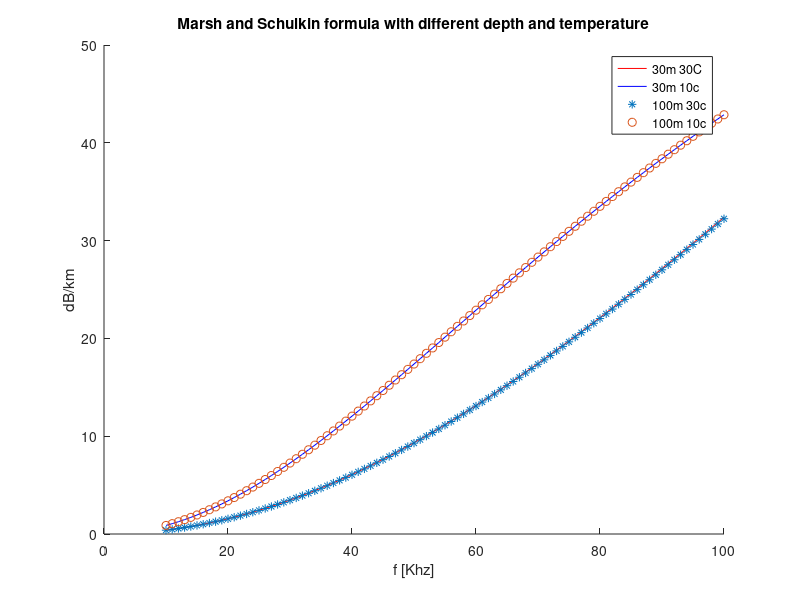
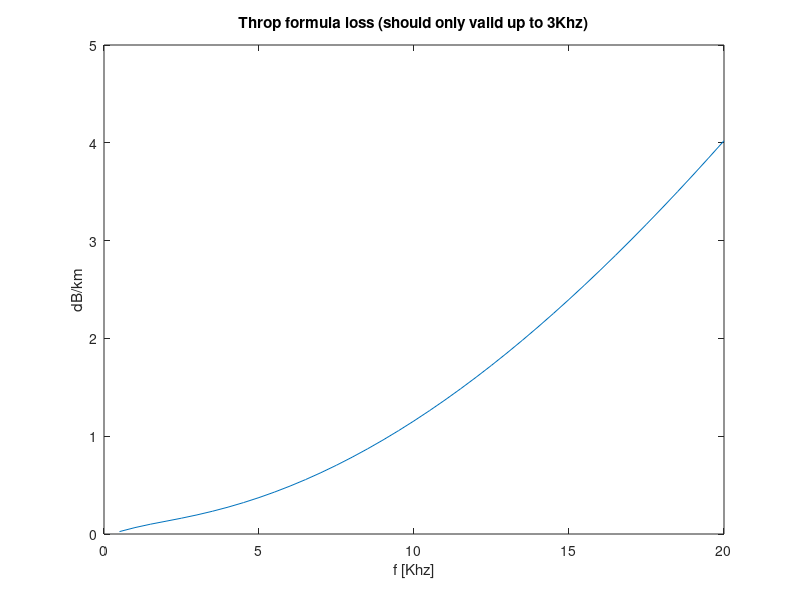
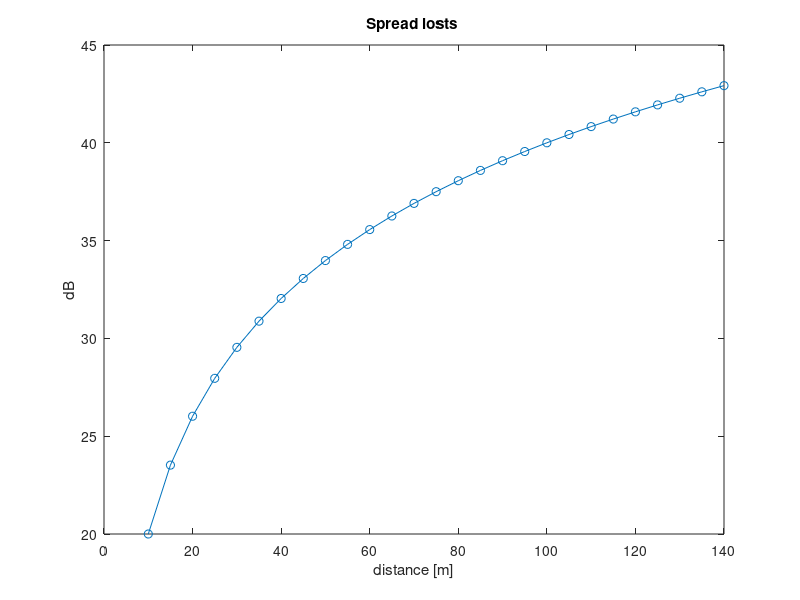

MATLAB code for these plots, in order:
%%% Transmission lost
%   - Absorbation lost
%   - Spreading lost
%%% Ambient noise
%% Absorbation Lost
% Marsh and Schulkin formula
clear

S = 35; % 1/1000 from google
A = 2.64*10^(-6);
B = 3.38*10^(-6) ;
P30 = 3.00211 ; % kg/cm2  at 30M
P100 = 9.98359 ;% kg/cm2  at 100M
% ft = 21.9*10^(6 - (1520/ (T + 273) ) ) ;  T in C 
ft10c = 21.9*10^(6 - (1520/ (10 + 273) ) ) ; %khz at 0C
ft30c = 21.9*10^(6 - (1520/ (30 + 273) ) ) ; %khz at 30C

finsP30ft30c =[];
MSlossP30ft30clist = [];
for fin = 10:100
    finsP30ft30c =[finsP30ft30c fin]; %Khz 
    ft = ft30c; P = P30;
    MSlossP30ft30c = 8.68*10^3*( ( S*A*ft*fin^2 )/(ft^2+fin^2) + (B*fin^2)/ft ) * (1- 6.54*10^(-4) * P);
    MSlossP30ft30clist = [MSlossP30ft30clist MSlossP30ft30c ] ;
end 

finsP30ft10c =[];
MSlossP30ft10clist = [];
for fin = 10:100
    finsP30ft10c =[finsP30ft10c fin]; %Khz 
    ft = ft10c; P = P100;
    MSlossP30ft10c = 8.68*10^3*( ( S*A*ft*fin^2 )/(ft^2+fin^2) + (B*fin^2)/ft ) * (1- 6.54*10^(-4) * P);
    MSlossP30ft10clist = [MSlossP30ft10clist MSlossP30ft10c ] ;
end 

finsP100ft10c =[];
MSlossP100ft10clist = [];
for fin = 10:100
    finsP100ft10c =[finsP100ft10c fin]; %Khz 
    ft = ft10c; P = P100;
    MSlossP100ft10c = 8.68*10^3*( ( S*A*ft*fin^2 )/(ft^2+fin^2) + (B*fin^2)/ft ) * (1- 6.54*10^(-4) * P);
    MSlossP100ft10clist = [MSlossP100ft10clist MSlossP100ft10c ] ;
end 

finsP100ft30c =[];
MSlossP100ft30clist = [];
for fin = 10:100
    finsP100ft30c =[finsP100ft30c fin]; %Khz 
    ft = ft30c; P = P100;
    MSlossP100ft30c = 8.68*10^3*( ( S*A*ft*fin^2 )/(ft^2+fin^2) + (B*fin^2)/ft ) * (1- 6.54*10^(-4) * P);
    MSlossP100ft30clist = [MSlossP100ft30clist MSlossP100ft30c ] ;
end 
figure(1)
hold on 
p3030 = plot(finsP30ft30c , MSlossP30ft30clist , 'r');
p3010 = plot(finsP30ft10c , MSlossP30ft10clist , 'b' );
p10030 = plot(finsP100ft30c , MSlossP100ft30clist , '*' );
p10010 = plot(finsP100ft10c , MSlossP100ft10clist , 'o' );
title("Marsh and Schulkin formula with different depth and temperature")
legend([p3030 p3010 p10030 p10010 ],'30m 30C','30m 10c','100m 30c','100m 10c')
xlabel("f [Khz]")
ylabel("dB/km")
hold off 



%Thorp formula
fins =[];
thropLosses = [];
for fin = 0.5:0.5:20
    fins =[fins fin]; %Khz 
    thropLoss = (0.11 * fin^2) / (1+ fin^2) + (44 * fin^2) / (4100 + fin^2);
    thropLosses  = [ thropLosses thropLoss ];
end 
figure(2)
plot(fins,thropLosses);
title("Throp formula loss (should only valid up to 3Khz)")
xlabel("f [Khz]")
ylabel("dB/km")

%% Spreading Lost 

MaxDistance = 141; % max line of sight
beta = 2; % chossing spherical 
distances=[];
SpreadLosts=[];
for distance = 10:5:MaxDistance
    distances =[ distances distance];
    SpreadLosts =[SpreadLosts 10 * beta * log10(distance)];
end
figure(3)
plot(distances,SpreadLosts ,'-o');
title ("Spread losts ")
xlabel("distance [m]")
ylabel("dB")

%% ambient noise




